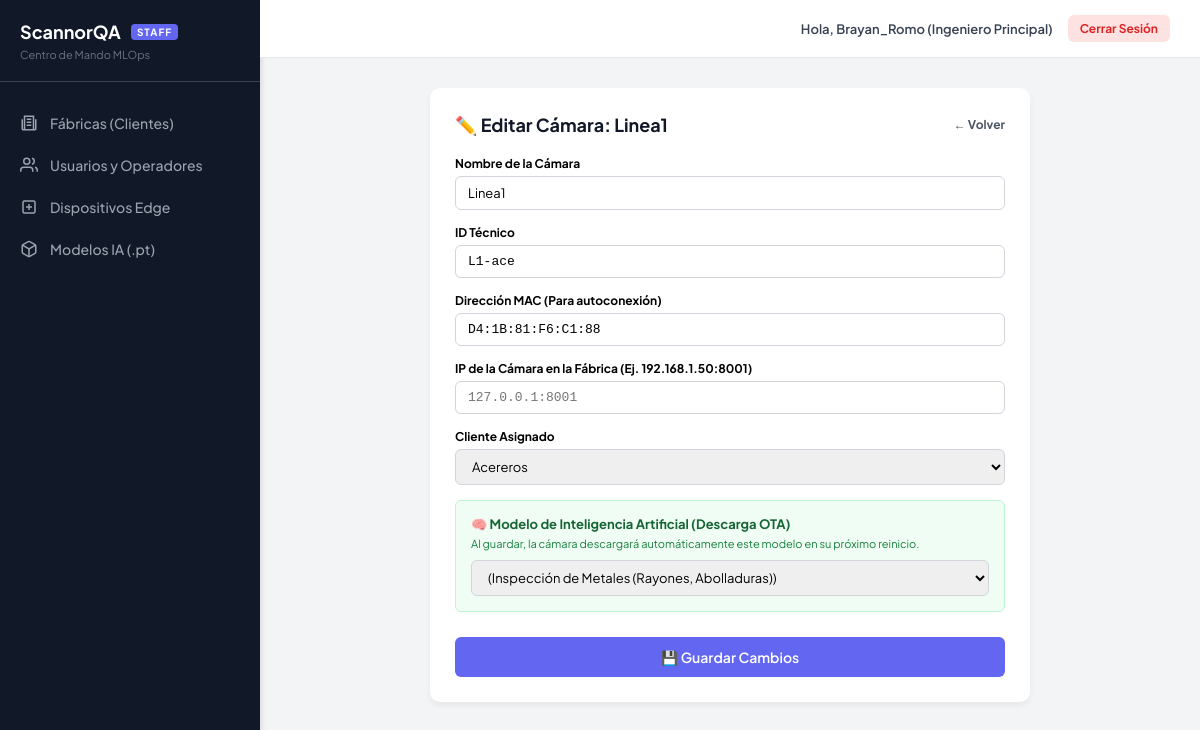
The app's page /staff/dispositivo/editar/3/ (signed in) with its own data.
### Backend/models.py (models this page shows, shortened)
class Usuario(AbstractUser):
    ROLES = (
        ('superadmin', 'Staff ScannorQA'),
        ('admin_empresa', 'Admin de Empresa'),
        ('operador', 'Operador de Línea')
    )
    rol = models.CharField(max_length=20, choices=ROLES, default='operador')
    empresa = models.ForeignKey(Empresa, on_delete=models.CASCADE, null=True)

class Dispositivo(models.Model):
    empresa = models.ForeignKey(Empresa, on_delete=models.CASCADE, related_name='dispositivos')
    nombre = models.CharField(max_length=100, help_text="Ej. Línea 1 - Ensamblaje Frontal")
    device_id = models.CharField(max_length=100, unique=True, null=True, blank=True)
    mac_address = models.CharField(max_length=17, unique=True, null=True, blank=True, validators=[mac_validator])
    api_key = models.CharField(max_length=64, unique=True, editable=False)
    activo = models.BooleanField(default=True)
    ultimo_sync = models.DateTimeField(null=True, blank=True)
    modelo_asignado = models.ForeignKey(ModeloIA, on_delete=models.SET_NULL, null=True, blank=True)
    ip_local = models.CharField(max_length=50, blank=True, null=True, help_text="Ej: 192.168.1.50:8001")

class Empresa(models.Model):
    nombre = models.CharField(max_length=255, unique=True)
    activa = models.BooleanField(default=True)
    fecha_creacion = models.DateTimeField(auto_now_add=True)
    limite_usuarios = models.IntegerField(default=5, help_text="Cantidad máxima de operadores")
    ESTADOS_PLAN = (
        ('trial', 'Periodo de Prueba'),
        ('activo', 'Suscripción Activa'),
        ('suspendido', 'Suspendido por Pago')
    )
    estado_plan = models.CharField(max_length=30, choices=ESTADOS_PLAN, default='activo')

### Backend/views.py (the view, shortened to what this page needs)
# urls.py: path('staff/dispositivo/editar/<int:dispositivo_id>/', views.editar_dispositivo, name='editar_dispositivo'),
@login_required
@user_passes_test(es_superadmin)
def editar_dispositivo(request, dispositivo_id):
    dispositivo = get_object_or_404(Dispositivo, id=dispositivo_id)
    empresas = Empresa.objects.all()
    modelos = ModeloIA.objects.all()
    return render(request, 'staff/editar_dispositivo.html', {
        'dispositivo': dispositivo, 'empresas': empresas, 'modelos': modelos
    })

### Backend/views.py (called while the page is built)
def es_superadmin(user):
    return user.is_authenticated and user.is_superuser

### templates/staff/editar_dispositivo.html (shortened to what this page needs)
{% extends 'staff/base_staff.html' %}
{% block content %}
<div class="staff-card" style="max-width: 600px; margin: 0 auto;">
    <div style="display: flex; justify-content: space-between; align-items: center; margin-bottom: 20px;">
        <h3 style="margin: 0;">✏️ Editar Cámara: {{ dispositivo.nombre }}</h3>
        <a href="{% url 'staff_dispositivos' %}" style="font-size: 12px; color: #4b5563; text-decoration: none; font-weight: bold;">← Volver</a>
    </div>
    <form method="POST" style="display: flex; flex-direction: column; gap: 15px;">
        <div>
            <label style="display: block; font-size: 12px; font-weight: bold; margin-bottom: 5px;">Nombre de la Cámara</label>
            <input type="text" name="nombre" class="form-control" value="{{ dispositivo.nombre }}" required style="width: 100%;">
        </div>
        <div>
            <label style="display: block; font-size: 12px; font-weight: bold; margin-bottom: 5px;">ID Técnico</label>
            <input type="text" name="device_id" class="form-control" value="{{ dispositivo.device_id }}" required style="width: 100%; font-family: monospace;">
        </div>
        <div>
            <label style="display: block; font-size: 12px; font-weight: bold; margin-bottom: 5px;">Dirección MAC (Para autoconexión)</label>
            <input type="text" name="mac_address" class="form-control" value="{{ dispositivo.mac_address }}" required style="width: 100%; font-family: monospace;">
        </div>
        <div>
            <label style="display: block; font-size: 12px; font-weight: bold; margin-bottom: 5px;">IP de la Cámara en la Fábrica (Ej. 192.168.1.50:8001)</label>
            <input type="text" name="ip_local" class="form-control" value="{{ dispositivo.ip_local|default_if_none:'' }}" placeholder="127.0.0.1:8001" style="width: 100%; font-family: monospace;">
        </div>
        <div>
            <label style="display: block; font-size: 12px; font-weight: bold; margin-bottom: 5px;">Cliente Asignado</label>
            <select name="empresa_id" class="form-control" required style="width: 100%;">
                {% for empresa in empresas %}
                    <option value="{{ empresa.id }}" {% if dispositivo.empresa_id == empresa.id %}selected{% endif %}>{{ empresa.nombre }}</option>
                {% endfor %}
            </select>
        </div>
        <div style="background: #f0fdf4; border: 1px solid #bbf7d0; padding: 15px; border-radius: 6px;">
            <label style="display: block; font-size: 13px; font-weight: bold; margin-bottom: 5px; color: #166534;">🧠 Modelo de Inteligencia Artificial (Descarga OTA)</label>
            <p style="font-size: 11px; color: #15803d; margin-bottom: 10px;">Al guardar, la cámara descargará automáticamente este modelo en su próximo reinicio.</p>
            <select name="modelo_id" class="form-control" style="width: 100%;">
                {% for modelo in modelos %}
                    <option value="{{ modelo.id }}" {% if dispositivo.modelo_asignado_id == modelo.id %}selected{% endif %}>
                        {{ modelo.version }} ({{ modelo.get_tipo_industria_display }})
                    </option>
                {% endfor %}
            </select>
        </div>
        <button type="submit" class="btn-primary" style="height: 40px; margin-top: 10px; font-size: 14px;">💾 Guardar Cambios</button>
    </form>
</div>
{% endblock %}

### templates/staff/base_staff.html (shortened to what this page needs)
{% load static %}
<!DOCTYPE html>
<html lang="es">
<head>
</head>
<body>
    <nav class="sidebar">
        <div class="sidebar-header">
            <h2>ScannorQA <span class="badge-staff">STAFF</span></h2>
            <p style="font-size: 11px; color: #6b7280; margin-top: 5px;">Centro de Mando MLOps</p>
        </div>
        <a href="{% url 'staff_empresas' %}" class="nav-link {% if request.resolver_match.url_name == 'staff_empresas' %}active{% endif %}">
            <svg viewBox="0 0 24 24" fill="none" stroke="currentColor" stroke-width="2"><path d="M3 21h18M3 7v14M21 7v14M6 21V3h12v18M9 7h6M9 11h6M9 15h6"/></svg>
            Fábricas (Clientes)
        </a>
        <a href="{% url 'staff_usuarios' %}" class="nav-link {% if request.resolver_match.url_name == 'staff_usuarios' %}active{% endif %}">
            <svg viewBox="0 0 24 24" fill="none" stroke="currentColor" stroke-width="2"><path d="M17 21v-2a4 4 0 0 0-4-4H5a4 4 0 0 0-4 4v2"/><circle cx="9" cy="7" r="4"/><path d="M23 21v-2a4 4 0 0 0-3-3.87M16 3.13a4 4 0 0 1 0 7.75"/></svg>
            Usuarios y Operadores
        </a>
        <a href="{% url 'staff_dispositivos' %}" class="nav-link {% if request.resolver_match.url_name == 'staff_dispositivos' %}active{% endif %}">
            <svg viewBox="0 0 24 24" fill="none" stroke="currentColor" stroke-width="2"><rect x="4" y="4" width="16" height="16" rx="2" ry="2"/><path d="M12 8v8M8 12h8"/></svg>
            Dispositivos Edge
        </a>
        <a href="{% url 'staff_modelos' %}" class="nav-link {% if request.resolver_match.url_name == 'staff_modelos' %}active{% endif %}">
            <svg viewBox="0 0 24 24" fill="none" stroke="currentColor" stroke-width="2"><path d="M21 16V8a2 2 0 0 0-1-1.73l-7-4a2 2 0 0 0-2 0l-7 4A2 2 0 0 0 3 8v8a2 2 0 0 0 1 1.73l7 4a2 2 0 0 0 2 0l7-4A2 2 0 0 0 21 16z"/><polyline points="3.27 6.96 12 12.01 20.73 6.96"/><line x1="12" y1="22.08" x2="12" y2="12"/></svg>
            Modelos IA (.pt)
        </a>
    </nav>
    <div class="main-content">
        <header class="topbar">
            <div class="user-profile">
                Hola, {{ user.username }} (Ingeniero Principal)
                <a href="{% url 'logout' %}" class="btn-logout">Cerrar Sesión</a>
            </div>
        </header>
        <main class="content-wrapper">
            {% block content %}
            {% endblock %}
        </main>
    </div>
</body>
</html>

### templates/staff/base_staff.html (style rules this page uses)
:root { --bg-dark: #111827; --bg-panel: #1f2937; --text-main: #f9fafb; --text-muted: #9ca3af; --accent: #6366f1; --accent-hover: #4f46e5; }
* { margin: 0; padding: 0; box-sizing: border-box; font-family: 'Plus Jakarta Sans', sans-serif; }
body { display: flex; height: 100vh; background-color: #f3f4f6; overflow: hidden; }
.sidebar { width: 260px; background-color: var(--bg-dark); color: var(--text-main); display: flex; flex-direction: column; padding: 20px 0; box-shadow: 2px 0 5px rgba(0,0,0,0.1); }
.sidebar-header { padding: 0 20px 20px 20px; border-bottom: 1px solid #374151; margin-bottom: 20px; }
.sidebar-header h2 { font-size: 18px; font-weight: 700; color: #fff; display: flex; align-items: center; gap: 10px; }
.badge-staff { background: var(--accent); color: white; padding: 2px 6px; border-radius: 4px; font-size: 10px; font-weight: bold; letter-spacing: 1px; }
.nav-link { display: flex; align-items: center; padding: 12px 20px; color: var(--text-muted); text-decoration: none; font-size: 14px; font-weight: 500; transition: 0.2s; gap: 12px; }
.nav-link svg { width: 18px; height: 18px; }
.main-content { flex: 1; display: flex; flex-direction: column; overflow-y: auto; }
.topbar { background: white; padding: 15px 30px; display: flex; justify-content: flex-end; align-items: center; border-bottom: 1px solid #e5e7eb; }
.user-profile { font-size: 13px; font-weight: 600; color: #374151; display: flex; align-items: center; gap: 15px; }
.btn-logout { background: #fee2e2; color: #dc2626; text-decoration: none; padding: 6px 12px; border-radius: 6px; font-size: 12px; font-weight: bold; }
.content-wrapper { padding: 30px; }
.staff-card { background: white; border-radius: 10px; box-shadow: 0 4px 6px rgba(0,0,0,0.05); padding: 25px; margin-bottom: 20px; }
.staff-card h3 { margin-bottom: 15px; color: #111827; font-size: 18px; }
.form-control { padding: 8px 12px; border: 1px solid #d1d5db; border-radius: 6px; font-size: 13px; }
.btn-primary { background: var(--accent); color: white; border: none; padding: 8px 16px; border-radius: 6px; font-weight: 600; cursor: pointer; }

### records on screen
Usuario: username "Brayan_Romo"
Dispositivo: nombre "Linea1", device_id "L1-ace", mac_address "D4:1B:81:F6:C1:88", empresa_id "Acereros", modelo_id "(Inspección de Metales (Rayones, Abolladuras))"
